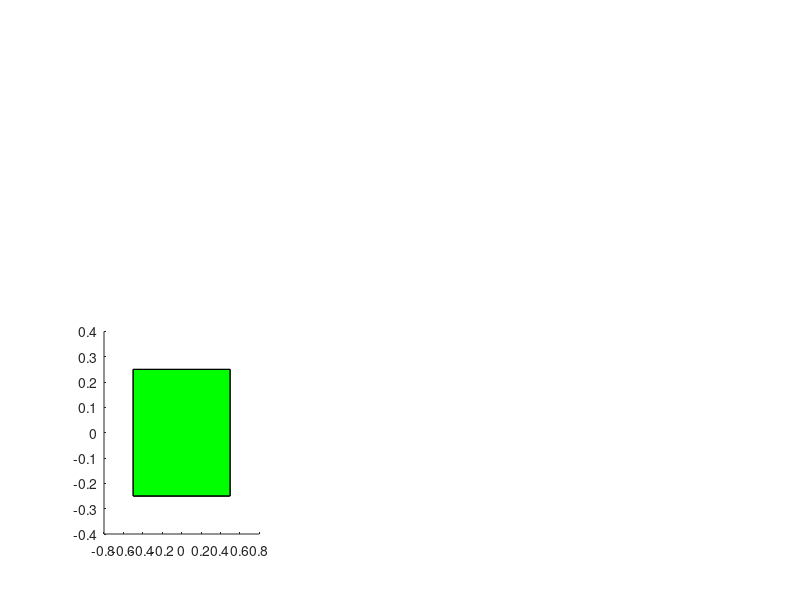

MATLAB code to generate this figure: (Note: this script raises an error after producing the figure.)
function rotation_of_a_box_yx
%%% how to use patch with face and vertex %%
clear all
%close all
clc

%%%%%%%%% a single angle %%%%%%
% phi = deg2rad(90); 
% theta = deg2rad(90);
% psi = deg2rad(90);
% angles = [phi, theta, psi];
% figure(1)
% animate(angles);

%%%%%%%% rotate by 90 degrees individually %%%
figure(1)
phi = deg2rad(0); 
theta = deg2rad(0);
psi = deg2rad(0);
angles = [phi, theta, psi];
subplot(2,3,4); animate(angles);

phi = deg2rad(0); 
theta = deg2rad(90);
psi = deg2rad(0);
angles = [phi, theta, psi];
subplot(2,3,5); animate(angles);

phi = deg2rad(90); 
theta = deg2rad(90);
psi = deg2rad(0);
angles = [phi, theta, psi];
subplot(2,3,6); animate(angles);
% 
% phi = deg2rad(90); 
% theta = deg2rad(90);
% psi = deg2rad(90);
% angles = [phi, theta, psi];
% subplot(2,2,4); animate(angles);

% %%%%%% animation %%%%%%
% phi = linspace(0,pi/2,100);
% theta = linspace(0,pi,100);
% psi = linspace(0,pi/4,100);
% angles = [phi', theta', psi'];
% figure(2)
% animate(angles);


function animate(angles)

lx = 0.5;  %along x
ly = 0.25; %along y 
lz = 0.1; %along z
ll = 1; %for lines along x-, y- and z-axis
dmax = max([lx ly lz ll]);


line_x = [0 0 0; 
         ll 0 0];
line_y = [0 0 0; 
          0 ll 0];
line_z = [0 0 0; 
          0 0 ll];

vertex(1,:) = [ lx  ly -lz];
vertex(2,:) = [ lx -ly -lz];
vertex(3,:) = [ lx -ly  lz];
vertex(4,:) = [ lx  ly  lz];
vertex(5,:) = [-lx  ly -lz];
vertex(6,:) = [-lx -ly -lz];
vertex(7,:) = [-lx -ly  lz];
vertex(8,:) = [-lx  ly  lz];

face = [ 1 2 3 4 ;
         5 6 7 8 ;
         2 6 7 3 ;
         1 5 8 4 ;
         3 7 8 4 ;
         2 6 5 1 ];


[m,n] = size(vertex);
[mm,nn] = size(angles);
[p,q] = size(line_x);

for ii=1:mm
    phi = angles(ii,1); 
    theta = angles(ii,2);
    psi = angles(ii,3);
    R = get_rotation(phi,theta,psi);
    
    for i=1:m
        r_body = vertex(i,:)';
        r_world = R*r_body;
        new_vertex(i,:) = r_world';
    end
      

    for i=1:p
        line_x_body = line_x(i,:)';
        line_x_world = R*line_x_body;
        new_line_x(i,:) = line_x_world';
        
        line_y_body = line_y(i,:)';
        line_y_world = R*line_y_body;
        new_line_y(i,:) = line_y_world';
        
        line_z_body = line_z(i,:)';
        line_z_world = R*line_z_body;
        new_line_z(i,:) = line_z_world';
    end
        
   
    h1 = patch('Vertices',new_vertex,'Faces',face,'FaceColor','green'); hold on
    
    %custom written script to animate lines with arrows
    draw_line3(new_line_x(1,:),new_line_x(2,:),'LineWidth',0.02,'ArrowLength',0.1,'ArrowDirection',1,'ArrowIntend',0.01,'ArrowColor','r','ArrowAngle',20);
    draw_line3(new_line_y(1,:),new_line_y(2,:),'LineWidth',0.02,'ArrowLength',0.1,'ArrowDirection',1,'ArrowIntend',0.01,'ArrowColor','r','ArrowAngle',20);
    draw_line3(new_line_z(1,:),new_line_z(2,:),'LineWidth',0.02,'ArrowLength',0.1,'ArrowDirection',1,'ArrowIntend',0.01,'ArrowColor','r','ArrowAngle',20);
    %title(['phi (x) = ', num2str(rad2deg(phi)),'; theta (y) = ', num2str(rad2deg(theta)),'; psi (z) = ', num2str(rad2deg(psi))],'Fontsize',14);

    %matlab default lines without arrows
    %h2 = line(new_line_x(:,1)', new_line_x(:,2)', new_line_x(:,3)','Linewidth',4); 
    %h3 = line(new_line_y(:,1)', new_line_y(:,2)', new_line_y(:,3)','Linewidth',4); 
    %h4 = line(new_line_z(:,1)', new_line_z(:,2)', new_line_z(:,3)','Linewidth',4); 
    axis([-dmax dmax -dmax dmax -dmax dmax]);
    xlabel('x'); ylabel('y'); zlabel('z');
    view(3)
    pause(0.01)
    if (ii~=mm)
         clf %clear everthing on the figure window
    end
end

function R = get_rotation(phi,theta,psi)

%%%%%%% uses 3-2-1 euler angles
R_x = [1    0       0; ...
       0  cos(phi) -sin(phi); ...
       0  sin(phi) cos(phi)];
   
R_y = [cos(theta)  0   sin(theta); ...
       0           1         0; ...
      -sin(theta) 0   cos(theta)]; 
   
R_z = [cos(psi) -sin(psi)  0; ...
       sin(psi)  cos(psi)  0; ...
       0           0       1];  
R = R_y*R_x
%R = R_z*R_y*R_x